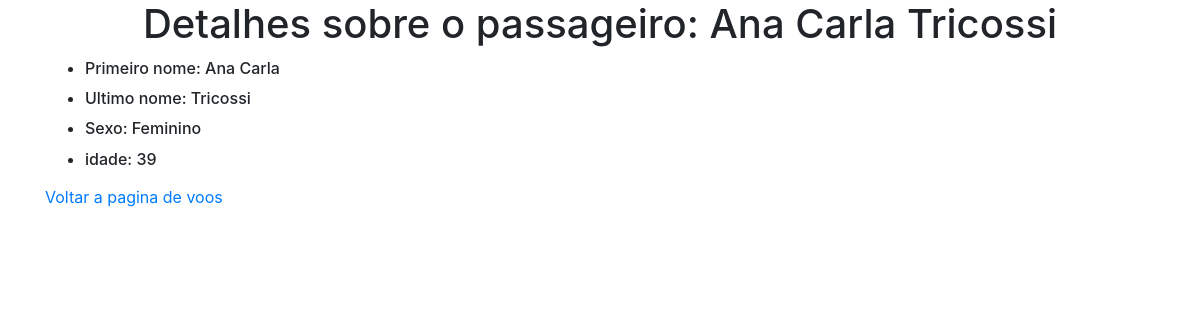
Page /passenger/2 on the committed database.
### flights/models.py (models this page shows, shortened)
class Passengers(models.Model):
    first = models.CharField(max_length=64)
    last = models.CharField(max_length=64)
    age = models.IntegerField(blank=True)
    sex = models.CharField(blank=True, max_length=64)
    flights = models.ManyToManyField(Flights, blank=True, related_name="passengers")

### flights/views.py (the view)
# urls.py: path("passenger/<int:passenger_id>", views.passenger, name="passenger"),
def passenger(request, passenger_id):
    passenger = Passengers.objects.get(pk=passenger_id)
    context = {
        "passengers": passenger
    }
    return render(request, "flights/passanger.html", context)

### flights/templates/flights/passanger.html (shortened to what this page needs)
{% extends "flights/base.html" %}
{% block body %}
<div class="container">
    <div class="row justify-content-md-center">
        <div class="col col-lg-1">
        </div>
        <div class="col-md-auto">
            <h1>Detalhes sobre o passageiro: {{ passengers.first }}  {{passengers.last}}</h1>
        </div>
        <div class="col col-lg-1">
        </div>
      </div>
    <div class="row align-items-center">
        <div class="col">
            <ul>
                <li><h6>Primeiro nome: {{ passengers.first }}</h6></li>
                <li><h6>Ultimo nome: {{ passengers.last }}</h6></li>
                <li><h6>Sexo:  {{ passengers.sex }}</h6></li>
                <li><h6>idade:  {{ passengers.age }}</h6></li>
            </ul>
        </div>
    </div>
    <div class="row align-items-end">
        <div class="col">
            <a href="{% url 'index' %}">Voltar a pagina de voos</a>
        </div>
    </div>
  </div>
{% endblock %}

### rows in the picture
Passengers: first "Ana Carla", last "Tricossi", sex "Feminino", age "39"
